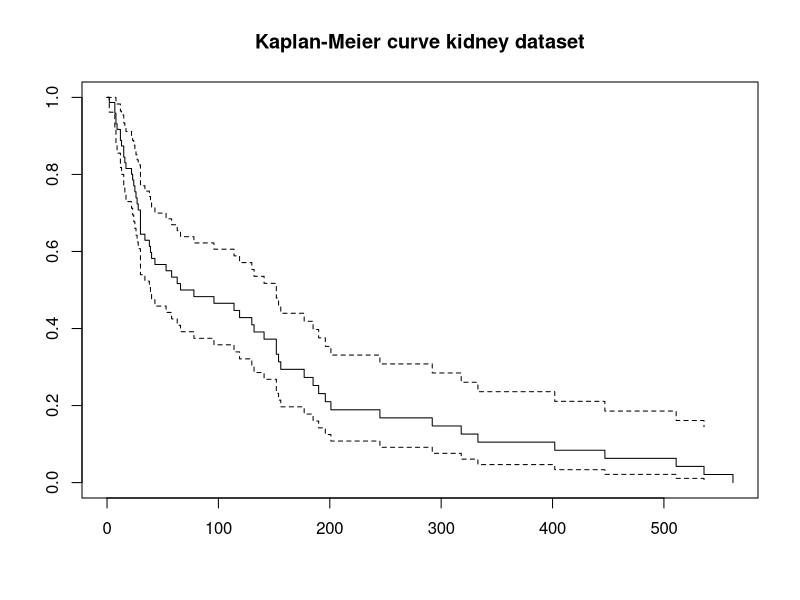
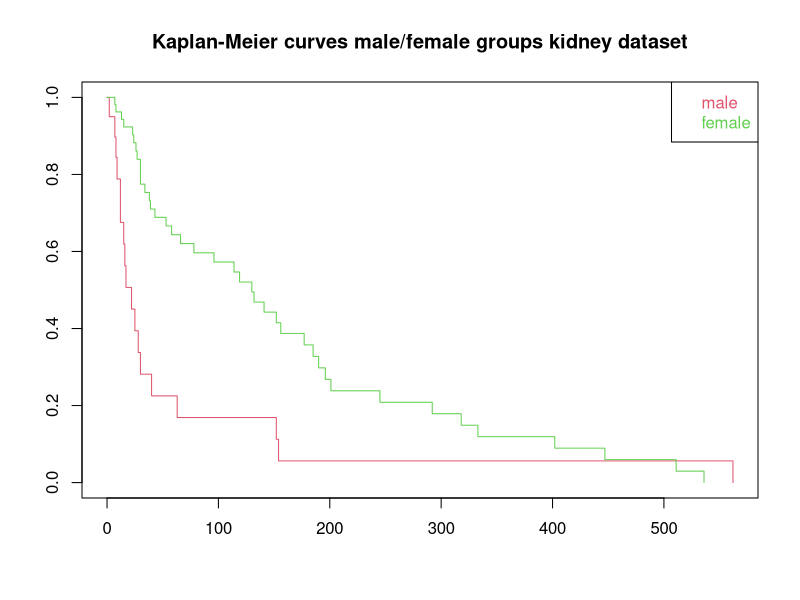
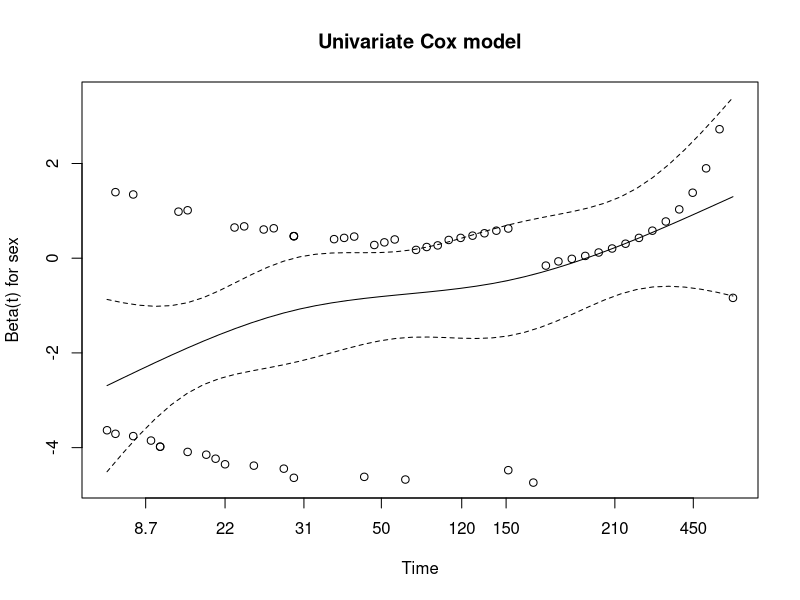
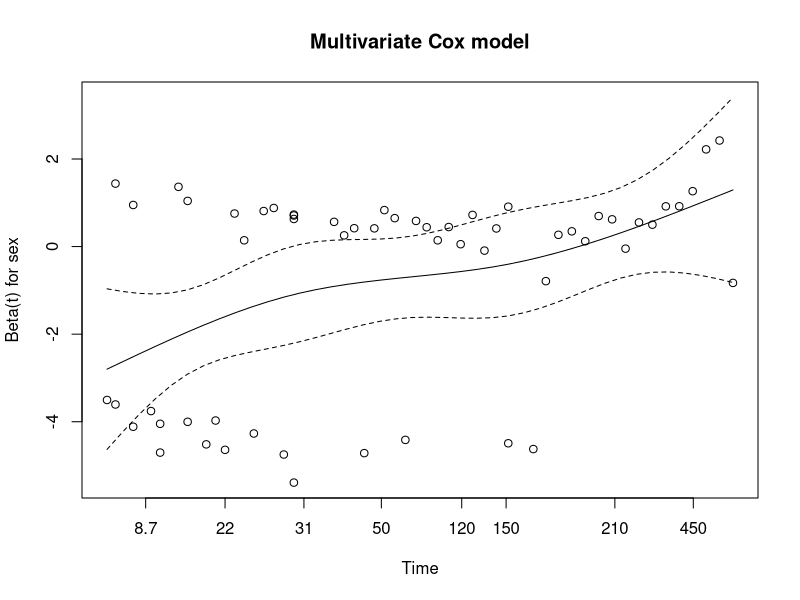
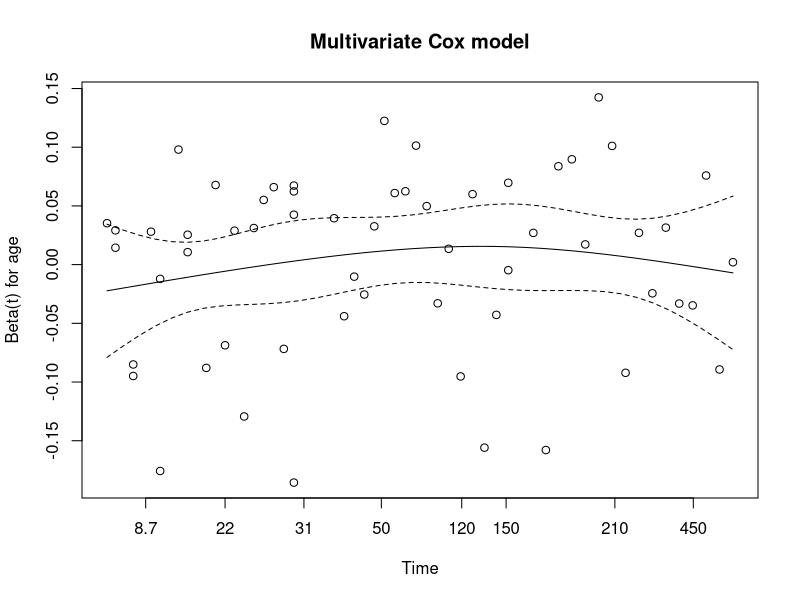

Write R code to recreate these figures, in order.
## ---- chunk 1
require(survival)

#Use the kidney dataset in the package survival
data(kidney)
surv_fit<-survfit(Surv(time, status) ~ 1, data = kidney)
#plot also shows the confidence interval
plot(surv_fit,main="Kaplan-Meier curve kidney dataset")

#It is also possible to compare the curve for different groups in the data separately using survfit
surv_fit_groups<-survfit(Surv(time, status) ~ sex, data = kidney)
plot(surv_fit_groups,col=2:3,main="Kaplan-Meier curves male/female groups kidney dataset")
legend("topright", legend = c("male","female"),text.col = 2:3)

#The plot indicates that the survival rates are different for men and women. We can also test
#this statistically
diff <- survdiff(Surv(time, status) ~ sex, data = lung)
pvalue=1 - pchisq(diff$chisq, length(diff$n) - 1)
#test shows a statistically significant difference
pvalue 
## ---- chunk 2
#par(mfrow=c(2,1))

#Univariate Cox model in which sex is used as covariate
cox_fit_uni<-coxph(Surv(time, status) ~ sex, data = kidney)
#plot also shows confidence interval
fit_sex<-cox.zph(cox_fit_uni)
#Note that the plot shows a clear slope, this is an indication that the sex covariate is statistically significant
plot(fit_sex,main="Univariate Cox model")

#Multivariate Cox model in which sex, age are used as covariate
cox_fit_mult<-coxph(Surv(time, status) ~ sex+age, data = kidney)
#plot also shows confidence interval
fit_age_sex<-cox.zph(cox_fit_mult)
plot(fit_age_sex,main="Multivariate Cox model")

#Note that the age covariate is not significant, this can also be seen from the plot as the plot is quite flat and doesn't indicate a significant slope.
print(cox_fit_mult)

#We can perform statistical tests in order to see whether the difference between survival curves of different groups is statistically significant.
#See below that for the covariate sex this is indeed the case. Note that a likelihood ratio
#test, Wald test and logrank test are given, all of being highly significant
summary(cox_fit_uni)
